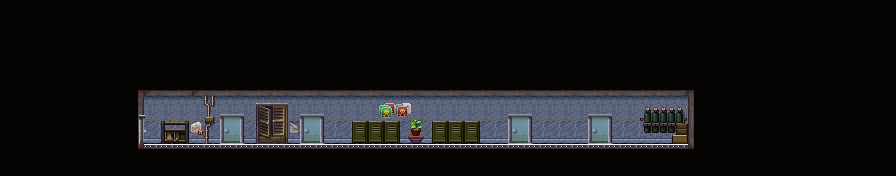

Rendered tile map (Tiled .tmx) drawn with the repository's tilesets; below, a short description and the map source with its tile grids summarised:
An orthogonal 56x11 tile map with 16x16 px tiles, 3 tile layers (Back, Passability, PlaceholderDoor), 2 tilesets, 1 image layer and 10 objects (5x Door, 5x Target).

<map version="1.2" tiledversion="1.3.1" orientation="orthogonal" renderorder="right-down" compressionlevel="0" width="56" height="11" tilewidth="16" tileheight="16" infinite="0" nextlayerid="10" nextobjectid="16">
 <editorsettings>
  <export target="." format="tmx" />
 </editorsettings>
 <tileset firstgid="1" source="../Tilesets/general.tsx" />
 <tileset firstgid="81" source="../Tilesets/Editor.tsx" />
 <layer id="1" name="Back" width="56" height="11">
  <data>[616 cells, 616 non-empty, 1 distinct tile ids]</data>
 </layer>
 <layer id="3" name="Passability" width="56" height="11" opacity="0">
  <properties>
   <property name="CheckPassability" type="bool" value="true" />
  </properties>
  <data>[616 cells, 2 non-empty, 1 distinct tile ids]</data>
 </layer>
 <imagelayer id="7" name="Image Layer 1" offsetx="128" offsety="80">
  <image source="Images/RoomHall.png" width="576" height="80" />
 </imagelayer>
 <imagelayer id="8" name="Image Layer 2" />
 <layer id="9" name="PlaceholderDoor" width="56" height="11" opacity="0.54">
  <data>[616 cells, 24 non-empty, 6 distinct tile ids]</data>
 </layer>
 <objectgroup id="4" name="Object Layer 1">
  <object id="1" type="Door" x="224" y="144" width="16" height="16">
   <properties>
    <property name="onCollide" value="playScene('door_common'); teleport('Warehouse/Interior02', 'entry')" />
    <property name="passable" value="IMPASSABLE" />
   </properties>
  </object>
  <object id="2" name="interior02" type="Target" x="224" y="128" width="16" height="16" />
  <object id="5" name="interior03" type="Target" x="304" y="128" width="16" height="16" />
  <object id="7" name="interior04" type="Target" x="512" y="128" width="16" height="16" />
  <object id="9" name="interior05" type="Target" x="592" y="128" width="16" height="16" />
  <object id="10" name="entry" type="Target" x="144" y="128" width="16" height="16" />
  <object id="12" type="Door" x="128" y="128" width="16" height="16">
   <properties>
    <property name="onCollide" value="playScene('door_common'); teleport('Warehouse/WarehouseHall', 'hall')" />
    <property name="passable" value="IMPASSABLE" />
   </properties>
  </object>
  <object id="13" type="Door" x="304" y="144" width="16" height="16">
   <properties>
    <property name="onCollide" value="playScene('door_common'); teleport('Warehouse/Interior03', 'entry')" />
    <property name="passable" value="IMPASSABLE" />
   </properties>
  </object>
  <object id="14" type="Door" x="512" y="144" width="16" height="16">
   <properties>
    <property name="onCollide" value="playScene('door_common'); teleport('Warehouse/Interior04', 'entry')" />
    <property name="passable" value="IMPASSABLE" />
   </properties>
  </object>
  <object id="15" type="Door" x="592" y="144" width="16" height="16">
   <properties>
    <property name="onCollide" value="playScene('door_common'); teleport('Warehouse/Interior05', 'entry')" />
    <property name="passable" value="IMPASSABLE" />
   </properties>
  </object>
 </objectgroup>
</map>
